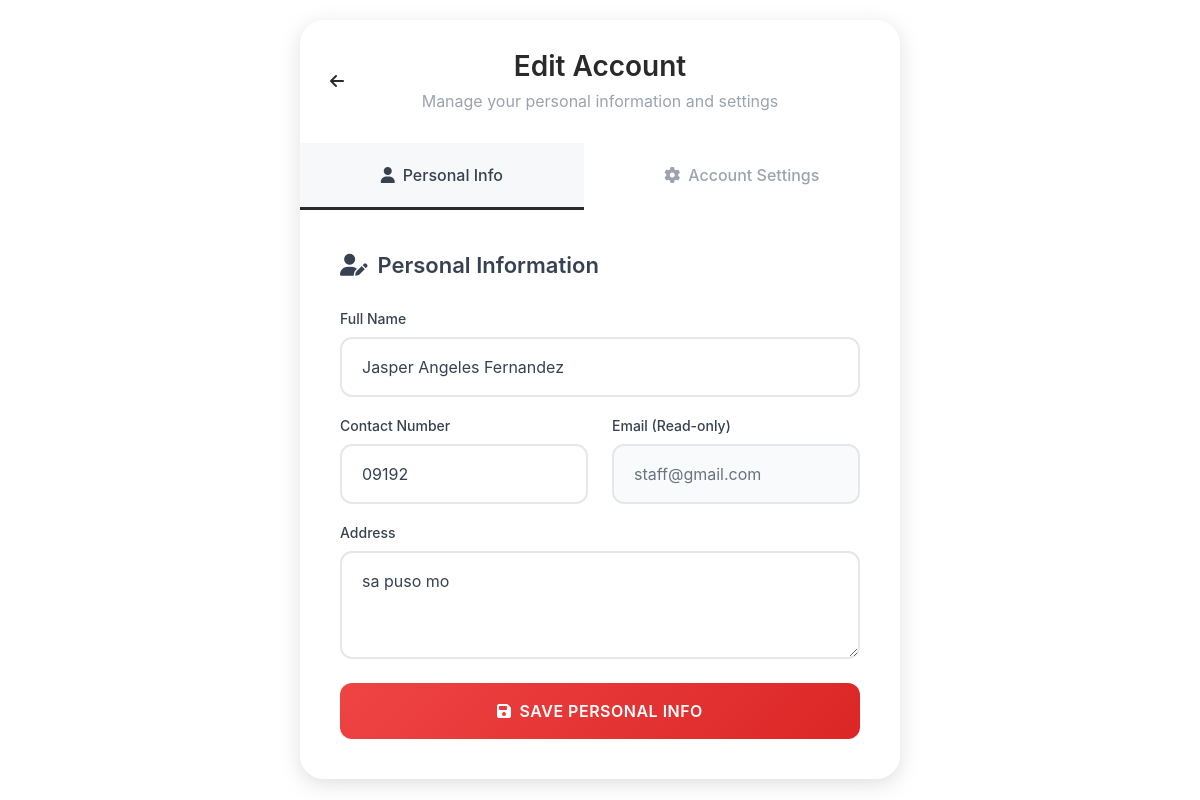
The app's page /html/account.php (signed in) with its own data.
### tables this page shows
CREATE TABLE `user` (
  `ID` int(11) NOT NULL,
  `email` varchar(50) NOT NULL,
  `contact` varchar(20) NOT NULL,
  `address` varchar(100) NOT NULL,
  `password` varchar(100) NOT NULL,
  `email_id` varchar(100) DEFAULT NULL,
  `fullname` varchar(100) DEFAULT NULL,
  `picture` varchar(100) DEFAULT NULL,
  `role` varchar(20) DEFAULT 'customer',
  `username` varchar(50) DEFAULT NULL,
  `status` varchar(20) NOT NULL DEFAULT 'active',
  `shop_id` int(11) NOT NULL DEFAULT 0,
  `createdAt` date NOT NULL DEFAULT current_timestamp()
);

### html/account.php (the view, shortened to what this page needs)
<?php
        include '../helper/db.php';
        $user = isset($_SESSION['user_id']) ? $_SESSION['user_id'] : null;
        $stmt = $conn->prepare("SELECT * FROM user WHERE ID = ?");
        $stmt->bind_param("i", $user);
        $stmt->execute();
        $result = $stmt->get_result();
        $userData = $result->fetch_assoc();
?>
<!DOCTYPE html>
<html lang="en">
<head>
    <link href="https://cdnjs.cloudflare.com/ajax/libs/bootstrap/5.3.2/css/bootstrap.min.css" rel="stylesheet">
    <link href="https://cdnjs.cloudflare.com/ajax/libs/font-awesome/6.4.0/css/all.min.css" rel="stylesheet">
    <link rel="stylesheet" href="../assets/styles/account.css">
</head>
<body>
    <div class="container-fluid">
        <div class="main-container">
            <div class="header-section">
                <button class="back-btn" onclick="goBack()">
                    <i class="fas fa-arrow-left"></i>
                </button>
                <h1 class="header-title">Edit Account</h1>
                <p class="header-subtitle">Manage your personal information and settings</p>
            </div>
            <ul class="nav nav-tabs" id="accountTabs" role="tablist">
                <li class="nav-item flex-fill" role="presentation">
                    <button class="nav-link active w-100" id="personal-tab" data-bs-toggle="tab" data-bs-target="#personal" type="button" role="tab">
                        <i class="fas fa-user me-2"></i>Personal Info
                    </button>
                </li>
                <li class="nav-item flex-fill" role="presentation">
                    <button class="nav-link w-100" id="account-tab" data-bs-toggle="tab" data-bs-target="#account" type="button" role="tab">
                        <i class="fas fa-cog me-2"></i>Account Settings
                    </button>
                </li>
            </ul>
            <div class="tab-content" id="accountTabsContent">
                <div class="tab-pane fade show active fade-in" id="personal" role="tabpanel">
                    <div class="section-title">
                        <i class="fas fa-user-edit"></i>
                        Personal Information
                    </div>
                    <form id="personalForm">
                        <div class="row">
                            <div class="col-12 mb-3">
                                <label for="fullName" class="form-label">Full Name</label>
                                <input type="text" class="form-control" id="fullName" placeholder="Enter your full name" value="<?php echo htmlspecialchars($userData['fullname'] ?? '', ENT_QUOTES); ?>">
                            </div>
                            <div class="col-md-6 mb-3">
                                <label for="contactNo" class="form-label">Contact Number</label>
                                <input type="tel" class="form-control" id="contact" placeholder="Enter your phone number" value="<?php echo htmlspecialchars($userData['contact'] ?? '', ENT_QUOTES); ?>">
                            </div>
                            <div class="col-md-6 mb-3">
                                <label for="email" class="form-label">Email (Read-only)</label>
                                <input type="email" class="form-control" id="email" value="<?php echo htmlspecialchars($userData['email'] ?? '', ENT_QUOTES); ?>" readonly>
                            </div>
                            <div class="col-12 mb-4">
                                <label for="address" class="form-label">Address</label>
                                <textarea class="form-control" id="address" rows="3" id = 'address' placeholder="Enter your full address"><?php echo htmlspecialchars($userData['address'] ?? '', ENT_QUOTES); ?></textarea>
                            </div>
                        </div>
                        <button onclick="addUser()" class="btn btn-custom-primary w-100">
                            <i class="fas fa-save me-2"></i>Save Personal Info
                        </button>
                    </form>
                </div>
            </div>
        </div>
    </div>
</body>
</html>

### assets/styles/account.css (style rules this page uses)
body { font-family: 'Inter', -apple-system, BlinkMacSystemFont, sans-serif; background: var(--text-light); min-height: 100vh; padding: 20px 0; }
.main-container { max-width: 600px; margin: 0 auto; background: transparent; border-radius: 24px; box-shadow: 0 5px 20px rgba(150, 150, 150, 0.3); overflow: hidden; border: none; }
.header-section { background: transparent; padding: 30px; text-align: center; position: relative; }
.back-btn { position: absolute; left: 20px; top: 50%; transform: translateY(-50%); background: transparent; border: none; padding: 10px; border-radius: 12px; cursor: pointer; transition: all 0.3s ease; backdrop-filter: blur(10px); color: var(--dark-tertiary); }
.header-title { color: var(--dark-tertiary); font-size: 28px; font-weight: 600; margin-bottom: 5px; }
.header-subtitle { color: var(--text-gray); font-size: 16px; margin: 0; }
.nav-tabs { background: transparent; border: none; margin: 0; }
.nav-tabs .nav-link { border: none; background: transparent; color: var(--text-gray); font-weight: 500; padding: 20px; transition: all 0.3s ease; border-radius: 0; }
.nav-tabs .nav-link.active { background: var(--text-lightgray); color: #374151; border-bottom: 3px solid var(--dark-tertiary); }
.tab-content { background: #ffffff; padding: 40px; }
.section-title { color: #374151; font-size: 22px; font-weight: 600; margin-bottom: 24px; display: flex; align-items: center; gap: 10px; }
.form-label { color: #374151; font-weight: 500; font-size: 14px; text-transform: none; letter-spacing: normal; margin-bottom: 8px; }
.form-control { background: #ffffff; border: 2px solid #e5e7eb; color: #374151; padding: 16px 20px; border-radius: 12px; transition: all 0.3s ease; }
.form-control::placeholder { color: #9ca3af; }
.form-control[readonly] { background: #f9fafb; color: #6b7280; }
.btn-custom-primary { background: linear-gradient(135deg, var(--red-primary) 0%, var(--red-secondary) 100%); border: none; color: var(--text-light); padding: 16px 24px; border-radius: 12px; font-weight: 600; text-transform: uppercase; letter-spacing: 0.5px; transition: all 0.3s ease; }
.fade-in { animation: fadeIn 0.5s ease-in-out; }

### assets/styles/variables.css (style rules this page uses)
:root { --red-primary: #ef4444; --red-secondary: #dc2626; --dark-primary: #0f0f0f; --dark-secondary: #1a1a1a; --dark-tertiary: #2a2a2a; --primary-red: #e74c3c; --dark-bg: #1a1a1a; --darker-bg: #0d1117; --text-light: #ffffff; --text-gray: #9ca3af; --text-lightgray: #f6f8fa; --sky-blue: rgb(0, 100, 224); --text-lightgray2: #f9fafb; --text-lightgray3: #f3f4f6; --text-lightgray4: #d1d5db; --gray-card: #374151; }

### records on screen
user: fullname "Jasper Angeles Fernandez", contact "09192", email "staff@gmail.com", address "sa puso mo"
